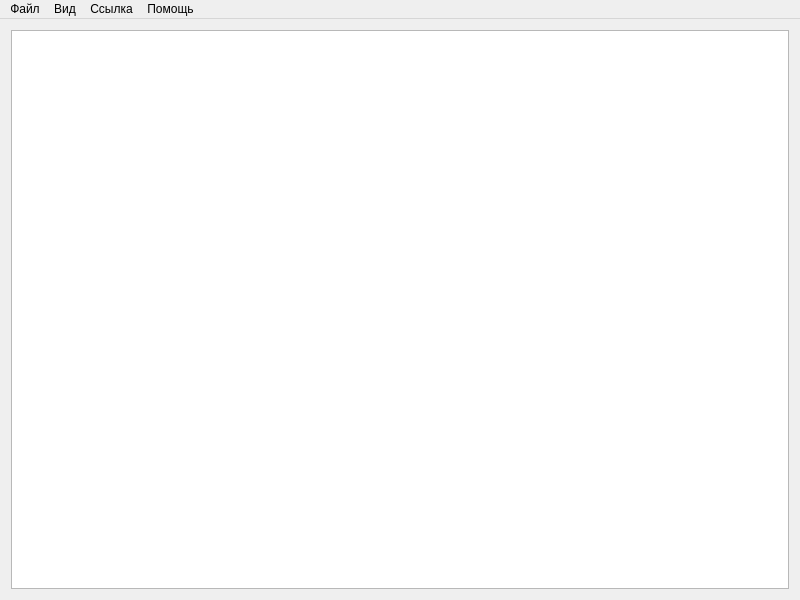
<?xml version="1.0" encoding="UTF-8"?>
<ui version="4.0">
 <class>MainWindow</class>
 <widget class="QMainWindow" name="MainWindow">
  <property name="geometry">
   <rect>
    <x>0</x>
    <y>0</y>
    <width>800</width>
    <height>600</height>
   </rect>
  </property>
  <property name="minimumSize">
   <size>
    <width>800</width>
    <height>600</height>
   </size>
  </property>
  <property name="windowTitle">
   <string>MainWindow</string>
  </property>
  <widget class="QWidget" name="centralWidget">
   <layout class="QVBoxLayout" name="verticalLayout">
    <item>
     <widget class="QPlainTextEdit" name="plainTextEdit_references">
      <property name="font">
       <font>
        <family>Monospace</family>
        <pointsize>12</pointsize>
       </font>
      </property>
     </widget>
    </item>
   </layout>
  </widget>
  <widget class="QMenuBar" name="menuBar">
   <property name="geometry">
    <rect>
     <x>0</x>
     <y>0</y>
     <width>800</width>
     <height>18</height>
    </rect>
   </property>
   <widget class="QMenu" name="menu">
    <property name="title">
     <string>Файл</string>
    </property>
    <addaction name="action_file_open"/>
    <addaction name="action_file_save"/>
    <addaction name="separator"/>
    <addaction name="action_file_print"/>
    <addaction name="separator"/>
    <addaction name="action_file_quit"/>
   </widget>
   <widget class="QMenu" name="menu_2">
    <property name="title">
     <string>Ссылка</string>
    </property>
    <addaction name="action_ref_book"/>
    <addaction name="action_ref_article"/>
    <addaction name="action_ref_dissertation"/>
    <addaction name="action_ref_deposmanuscript"/>
    <addaction name="action_ref_thesis"/>
    <addaction name="action_ref_patent"/>
    <addaction name="action_ref_inventsertificate"/>
   </widget>
   <widget class="QMenu" name="menu_3">
    <property name="title">
     <string>Помощь</string>
    </property>
    <addaction name="action_help_about"/>
   </widget>
   <widget class="QMenu" name="menu_4">
    <property name="title">
     <string>Вид</string>
    </property>
    <addaction name="action_view_folding"/>
   </widget>
   <addaction name="menu"/>
   <addaction name="menu_4"/>
   <addaction name="menu_2"/>
   <addaction name="menu_3"/>
  </widget>
  <action name="action_file_open">
   <property name="text">
    <string>Открыть...</string>
   </property>
   <property name="shortcut">
    <string>Ctrl+O</string>
   </property>
  </action>
  <action name="action_file_save">
   <property name="text">
    <string>Сохранить...</string>
   </property>
   <property name="shortcut">
    <string>Ctrl+S</string>
   </property>
  </action>
  <action name="action_file_print">
   <property name="text">
    <string>Печать...</string>
   </property>
   <property name="shortcut">
    <string>Ctrl+P</string>
   </property>
  </action>
  <action name="action_file_quit">
   <property name="text">
    <string>Выход</string>
   </property>
   <property name="shortcut">
    <string>Ctrl+Q</string>
   </property>
  </action>
  <action name="action_ref_book">
   <property name="text">
    <string>Книга...</string>
   </property>
  </action>
  <action name="action_ref_article">
   <property name="text">
    <string>Статья...</string>
   </property>
  </action>
  <action name="action_ref_thesis">
   <property name="text">
    <string>Тезис доклада...</string>
   </property>
  </action>
  <action name="action_ref_dissertation">
   <property name="text">
    <string>Диссертация/Автореферат...</string>
   </property>
  </action>
  <action name="action_ref_authabstract">
   <property name="text">
    <string>Автореферат...</string>
   </property>
  </action>
  <action name="action_ref_deposmanuscript">
   <property name="text">
    <string>Депонированная рукопись...</string>
   </property>
  </action>
  <action name="action_ref_patent">
   <property name="text">
    <string>Патент...</string>
   </property>
  </action>
  <action name="action_ref_inventsertificate">
   <property name="text">
    <string>Авторское свидетельство...</string>
   </property>
  </action>
  <action name="action_help_about">
   <property name="text">
    <string>О программе...</string>
   </property>
  </action>
  <action name="action_view_folding">
   <property name="checkable">
    <bool>true</bool>
   </property>
   <property name="checked">
    <bool>true</bool>
   </property>
   <property name="text">
    <string>Перенос строк</string>
   </property>
  </action>
 </widget>
 <layoutdefault spacing="6" margin="11"/>
 <resources/>
 <connections/>
</ui>
